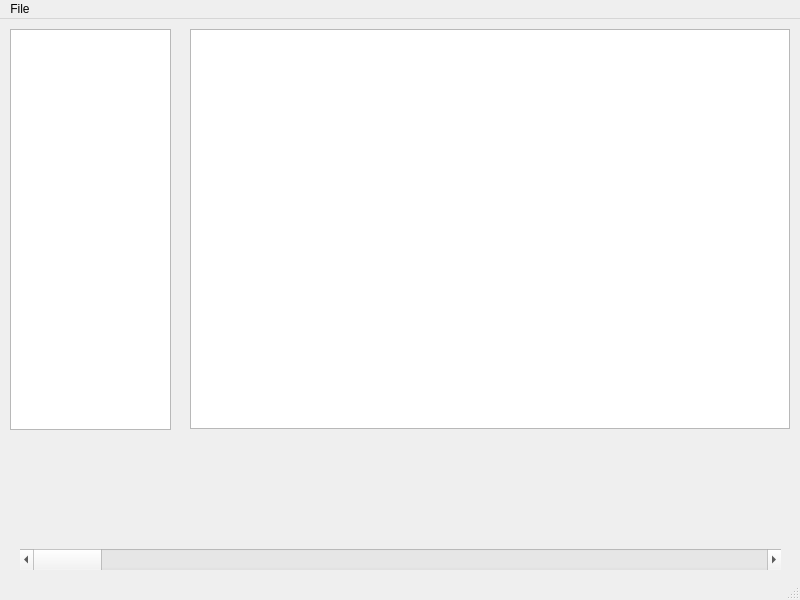
<?xml version="1.0" encoding="UTF-8"?>
<ui version="4.0">
 <class>CutsceneEditor</class>
 <widget class="QMainWindow" name="CutsceneEditor">
  <property name="geometry">
   <rect>
    <x>0</x>
    <y>0</y>
    <width>800</width>
    <height>600</height>
   </rect>
  </property>
  <property name="windowTitle">
   <string>MainWindow</string>
  </property>
  <widget class="QWidget" name="centralwidget">
   <widget class="QGraphicsView" name="iViewer">
    <property name="geometry">
     <rect>
      <x>190</x>
      <y>10</y>
      <width>600</width>
      <height>400</height>
     </rect>
    </property>
   </widget>
   <widget class="QScrollBar" name="horizontalScrollBar">
    <property name="geometry">
     <rect>
      <x>20</x>
      <y>530</y>
      <width>761</width>
      <height>21</height>
     </rect>
    </property>
    <property name="orientation">
     <enum>Qt::Orientation::Horizontal</enum>
    </property>
   </widget>
   <widget class="QListView" name="listView">
    <property name="geometry">
     <rect>
      <x>10</x>
      <y>10</y>
      <width>161</width>
      <height>401</height>
     </rect>
    </property>
   </widget>
  </widget>
  <widget class="QMenuBar" name="menubar">
   <property name="geometry">
    <rect>
     <x>0</x>
     <y>0</y>
     <width>800</width>
     <height>22</height>
    </rect>
   </property>
   <widget class="QMenu" name="menuFile">
    <property name="title">
     <string>File</string>
    </property>
    <addaction name="actionNew"/>
    <addaction name="actionOpen"/>
    <addaction name="actionSave"/>
    <addaction name="separator"/>
    <addaction name="actionSet_Root_Directory"/>
   </widget>
   <addaction name="menuFile"/>
  </widget>
  <widget class="QStatusBar" name="statusbar"/>
  <action name="actionNew">
   <property name="text">
    <string>New</string>
   </property>
  </action>
  <action name="actionOpen">
   <property name="text">
    <string>Open</string>
   </property>
  </action>
  <action name="actionSave">
   <property name="text">
    <string>Save</string>
   </property>
  </action>
  <action name="actionSet_Root_Directory">
   <property name="text">
    <string>Set Root Directory</string>
   </property>
  </action>
 </widget>
 <resources/>
 <connections/>
</ui>
